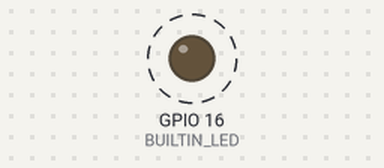
Bench run of a sketch on a simulated ESP8266 (NodeMCU). Shown: output pins drawn as LEDs (lit = HIGH). Dashed ring = blinking. Random numbers use the default seed unless the sketch sets one; what the sketch prints to the serial monitor is not drawn.

Above: at 5.5 s.
Timing chart, 0 to 9.7 s (numbered marks = the images above):
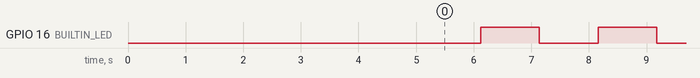

Measured:
- by itself, GPIO 16 (BUILTIN_LED): alternates HIGH for 1.0 s and LOW for 1.0 s

The sketch:

improbinator.ino
```cpp
// (licence header left out)
#include <ESP8266WiFi.h>

extern "C" {
#include "user_interface.h"
}

#define BUILTIN_LED 16
#define USE_SERIAL Serial

/* ======================================================================== */
uint8_t phones[] = {
  0x00, 0x1E, 0x52, // Apple
  0x00, 0x1F, 0xF3, // Apple
  0x00, 0x24, 0x36, // Apple
  0x00, 0x26, 0xBB, // Apple
  0x00, 0x37, 0x6D, // Samsung
  0x02, 0x15, 0x99, // Samsung
  0x02, 0x1A, 0x11, // HTC
  0x04, 0xF7, 0xE4, // Apple
  0x08, 0x63, 0x61, // Huawei
  0x0C, 0x96, 0xBF, // Huawei
  0x10, 0x9A, 0xDD, // Apple
  0x10, 0xC6, 0x1F, // Huawei
  0x18, 0x87, 0x96, // HTC
  0x1C, 0xB0, 0x94, // HTC
  0x20, 0x02, 0xAF, // Samsung
  0x20, 0x64, 0x32, // Samsung
  0x20, 0xC9, 0xD0, // Apple
  0x24, 0xDB, 0xAC, // Huawei
  0x28, 0x37, 0x37, // Apple
  0x28, 0x3C, 0xE4, // Huawei
  0x28, 0xCF, 0xDA, // Apple
  0x2C, 0x26, 0xC5, // ZTE
  0x30, 0xF7, 0xC5, // Apple
  0x32, 0xCD, 0xA7, // Samsung
  0x34, 0x6B, 0xD3, // Huawei
  0x34, 0xCD, 0xBE, // Huawei
  0x34, 0xE0, 0xCF, // ZTE
  0x38, 0xAA, 0x3C, // Samsung
  0x3C, 0x47, 0x11, // Huawei
  0x40, 0x4D, 0x8E, // Huawei
  0x40, 0xB3, 0x95, // Apple
  0x40, 0xCB, 0xA8, // Huawei
  0x40, 0xF3, 0x08, // Samsung
  0x48, 0x28, 0x2F, // ZTE
  0x4C, 0x54, 0x99, // Huawei
  0x4C, 0x8B, 0xEF, // Huawei
  0x50, 0x9F, 0x27, // Huawei
  0x50, 0xCC, 0xF8, // Samsung
  0x54, 0x72, 0x4F, // Apple
  0x54, 0xE4, 0x3A, // Apple
  0x58, 0x1F, 0xAA, // Apple
  0x5C, 0x0A, 0x5B, // Samsung
  0x5C, 0x0E, 0x8B, // Motorola
  0x5C, 0x7D, 0x5E, // Huawei
  0x5C, 0x96, 0x9D, // Apple
  0x5C, 0xF8, 0xA1, // Samsung
  0x60, 0x33, 0x4B, // Apple
  0x68, 0xA8, 0x6D, // Apple
  0x6C, 0x70, 0x9F, // Apple
  0x6C, 0x8B, 0x2F, // ZTE
  0x70, 0x56, 0x81, // Apple
  0x70, 0x73, 0xCB, // Apple
  0x78, 0xD6, 0xF0, // Samsung
  0x7C, 0x61, 0x93, // HTC
  0x7C, 0xD1, 0xC3, // Apple
  0x80, 0xEA, 0x96, // Apple
  0x84, 0x38, 0x38, // Samsung
  0x84, 0x74, 0x2A, // ZTE
  0x88, 0x1F, 0xA1, // Apple
  0x88, 0x30, 0x8A, // Samsung
  0x88, 0x32, 0x9B, // Samsung
  0x88, 0x53, 0xD4, // Huawei
  0x90, 0x18, 0x7C, // Samsung
  0x90, 0x21, 0x55, // HTC
  0x90, 0x72, 0x40, // Apple
  0x90, 0x84, 0x0D, // Apple
  0x90, 0xB9, 0x31, // Apple
  0x98, 0x0C, 0x82, // Samsung
  0x9C, 0xA9, 0xE4, // ZTE
  0xA0, 0x0B, 0xBA, // Samsung
  0xA4, 0xC3, 0x61, // Apple
  0xA8, 0xA6, 0x68, // ZTE
  0xAC, 0xCF, 0x5C, // Apple
  0xAC, 0xE2, 0x15, // Huawei
  0xAC, 0xE8, 0x7B, // Huawei
  0xB0, 0x5B, 0x67, // Huawei
  0xB4, 0xC7, 0x99, // Motorola
  0xB8, 0x8D, 0x12, // Apple
  0xB8, 0xC7, 0x5D, // Apple
  0xB8, 0xE8, 0x56, // Apple
  0xBC, 0x25, 0xE0, // Huawei
  0xC8, 0x51, 0x95, // Huawei
  0xC8, 0xD1, 0x5E, // Huawei
  0xCC, 0x3A, 0x61, // Samsung
  0xCC, 0x7B, 0x35, // ZTE
  0xD0, 0x22, 0xBE, // Samsung
  0xD0, 0x2D, 0xB3, // Huawei
  0xD4, 0x20, 0x6D, // HTC
  0xD4, 0x6E, 0x5C, // Huawei
  0xD8, 0x9E, 0x3F, // Apple
  0xE0, 0xF8, 0x47, // Apple
  0xE4, 0xCE, 0x8F, // Apple
  0xE8, 0x08, 0x8B, // Huawei
  0xE8, 0x50, 0x8B, // Samsung
  0xE8, 0x99, 0xC4, // HTC
  0xF0, 0x25, 0xB7, // Samsung
  0xF0, 0xD1, 0xA9, // Apple
  0xF0, 0xF6, 0x1C, // Apple
  0xF8, 0x3D, 0xFF, // Huawei
  0xF8, 0xDB, 0x7F  // HTC
};
/* ======================================================================== */
uint8_t accesspoints[] = {
  0x00, 0x01, 0x38, // XAVi Technologies Corp.
  0x00, 0x03, 0x52, // Colubris Networks
  0x00, 0x11, 0x95, // D-Link
  0x00, 0x13, 0x46, // D-Link
  0x00, 0x16, 0xA6, // Dovado
  0x00, 0x18, 0x4D, // Netgear
  0x00, 0x19, 0x5B, // D-Link
  0x00, 0x19, 0xCB, // Zyxel
  0x00, 0x1A, 0x1E, // Aruba Networks
  0x00, 0x1B, 0x2F, // Netgear
  0x00, 0x1C, 0xF0, // D-Link
  0x00, 0x1D, 0xA1, // Cisco
  0x00, 0x1E, 0x2A, // Netgear
  0x00, 0x1F, 0x33, // Netgear
  0x00, 0x1F, 0x9F, // Thomson
  0x00, 0x22, 0x07, // Inteno
  0x00, 0x22, 0x3F, // Netgear
  0x00, 0x22, 0x56, // Cisco
  0x00, 0x24, 0x01, // D-Link
  0x00, 0x24, 0x6C, // Aruba Networks
  0x00, 0x24, 0x8C, // ASUSTek Computer Inc.
  0x00, 0x25, 0x45, // Cisco
  0x00, 0x26, 0x44, // Thomson
  0x00, 0x26, 0x5A, // D-Link
  0x00, 0x3A, 0x98, // Cisco
  0x00, 0x3A, 0x99, // Cisco
  0x00, 0x8E, 0xF2, // Netgear
  0x04, 0xA1, 0x51, // Netgear
  0x06, 0x27, 0x22, // Ubiquiti Networks
  0x08, 0x60, 0x6E, // ASUSTek Computer Inc.
  0x08, 0x76, 0xFF, // Thomson
  0x0A, 0x18, 0xD6, // Ubiquiti Networks
  0x0C, 0x85, 0x25, // Cisco
  0x0C, 0xD9, 0x96, // Cisco
  0x10, 0x0D, 0x7F, // Netgear
  0x1C, 0x6A, 0x7A, // Cisco
  0x1C, 0xAA, 0x07, // Cisco
  0x1C, 0xE6, 0xC7, // Cisco
  0x20, 0x0C, 0xC8, // Netgear
  0x20, 0x4E, 0x7F, // Netgear
  0x20, 0xE5, 0x2A, // Netgear
  0x24, 0x01, 0xC7, // Cisco
  0x24, 0xDE, 0xC6, // Aruba Networks
  0x28, 0xC6, 0x8E, // Netgear
  0x2C, 0x5D, 0x93, // Ruckus Wireless
  0x2C, 0xB0, 0x5D, // Netgear
  0x2C, 0xE6, 0xCC, // Ruckus Wireless
  0x30, 0x46, 0x9A, // Netgear
  0x30, 0x91, 0x8F, // Technicolor USA Inc.
  0x34, 0xA8, 0x4E, // Cisco
  0x40, 0x4A, 0x03, // Zyxel
  0x44, 0x94, 0xFC, // Netgear
  0x4C, 0x60, 0xDE, // Netgear
  0x54, 0x67, 0x51, // Compal Broadband Networks, Inc.
  0x58, 0x98, 0x35, // Technicolor USA Inc.
  0x58, 0xF3, 0x9C, // Cisco
  0x5C, 0x35, 0x3B, // Compal Broadband Networks, Inc.
  0x5C, 0x50, 0x15, // Cisco
  0x64, 0xA0, 0xE7, // Cisco
  0x6C, 0xB0, 0xCE, // Netgear
  0x6C, 0xF3, 0x7F, // Aruba Networks
  0x70, 0x10, 0x5C, // Cisco
  0x70, 0x71, 0xBC, // Pegatron
  0x74, 0x44, 0x01, // Netgear
  0x78, 0xBA, 0xF9, // Cisco
  0x80, 0x37, 0x73, // Netgear
  0x84, 0x1B, 0x5E, // Netgear
  0x84, 0x78, 0xAC, // Cisco
  0x9C, 0x97, 0x26, // Technicolor USA Inc.
  0x9C, 0xD3, 0x6D, // Netgear
  0xA0, 0x21, 0xB7, // Netgear
  0xA0, 0x63, 0x91, // Netgear
  0xA4, 0x0C, 0xC3, // Cisco
  0xA4, 0x18, 0x75, // Cisco
  0xA4, 0x2B, 0x8C, // Netgear
  0xA4, 0x56, 0x30, // Cisco
  0xA4, 0xB1, 0xE9, // Technicolor USA Inc.
  0xB0, 0xB2, 0xDC, // Zyxel
  0xB8, 0x62, 0x1F, // Cisco
  0xBC, 0xEE, 0x7B, // ASUSTek Computer Inc.
  0xC0, 0x25, 0x5C, // Cisco
  0xC0, 0x3F, 0x0E, // Netgear
  0xC0, 0x7B, 0xBC, // Cisco
  0xC4, 0x01, 0x7C, // Ruckus Wireless
  0xC4, 0x04, 0x15, // Netgear
  0xC4, 0x3D, 0xC7, // Netgear
  0xC4, 0xEA, 0x1D, // Technicolor USA Inc.
  0xC6, 0xEA, 0x1D, // Technicolor USA Inc.
  0xC8, 0x6C, 0x87, // Zyxel
  0xC8, 0xBE, 0x19, // D-Link
  0xC8, 0xD3, 0xA3, // D-Link
  0xD0, 0x57, 0x4C, // Cisco
  0xD8, 0x50, 0xE6, // ASUSTek Computer Inc.
  0xD8, 0xC7, 0xC8, // Aruba Networks
  0xDC, 0x53, 0x7C, // Compal Broadband Networks, Inc.
  0xE0, 0x3F, 0x49, // ASUSTek Computer Inc.
  0xE0, 0x69, 0x95, // Pegatron
  0xE0, 0x91, 0xF5, // Netgear
  0xF4, 0x4E, 0x05, // Cisco
  0xF4, 0xCF, 0xE2, // Cisco
};
/* ======================================================================== */
char* ssids[] = {
  "ASUS",
  "All Station Guests",
  "BUTIKEXTVIDEO",
  "DOVADO",
  "GIGABYTE",
  "Glocalnet Wireless",
  "Guest",
  "Guestnet",
  "H&M Free WiFi",
  "ICA - Gratis Wifi",
  "IKEA WiFi",
  "Linksys",
  "Mobile",
  "NETGEAR",
  "Net99",
  "Pressbyran",
  "QuickNetFree",
  "Radisson_Guest",
  "RoverRabbit",
  "SEB Corporate",
  "SEB Guest",
  "SEB Internet",
  "SJ",
  "SJ-Guest",
  "Swedbank Guest",
  "TP-LINK",
  "Telia wifi",
  "Telia wifi1x",
  "Telia-testsignal-bg",
  "VOICE",
  "Vasteras Stad Guest Net",
  "WLAN Zone - The Cloud",
  "WirelessICC",
  "WirelessMobile",
  "arosnet",
  "belkin54g",
  "d-link",
  "default",
  "dlink",
  "edu_internet",
  "eduroam",
  "espressohouse",
  "guest_net",
  "homerun",
  "homerun1x",
  "mobile net",
  "mycloud",
  "scandic_easy",
  "service",
  "skynet",
  "wireless",
  "zyxel"
};
/* ======================================================================== */
// Probe Request packet buffer
uint8_t probereq[128] = {
  /* 00 */  0x40,                               /* Management Frame - Probe Request */
  /* 01 */  0x00,                               /* Frame Control Field #2 - always ZERO */
  /* 02 */  0x00, 0x00,                         /* Duration - always ZERO */
  /* 04 */  0xff, 0xff, 0xff, 0xff, 0xff, 0xff, /* Destination address */
  /* 0a */  0x00, 0x00, 0x00, 0x00, 0x00, 0x00, /* Source address */
  /* 10 */  0xff, 0xff, 0xff, 0xff, 0xff, 0xff, /* Broadcast */
  /* 16 */  0x90, 0x00,                         /* Sequence control - no fragment */
  /* 18 */  0x00, 0x0f,
  /* 1a */  0x41, 0x41, 0x41, 0x41, 0x41, 0x41, 0x41, 0x41, 0x41, 0x41, 0x41, 0x41, 0x41, 0x41, 0x41,
  /* 28 */  0x01, 0x04,
  /* 2a */  0x82,                               /* Basic rate - 1.0Mbit/s */
  /* 2c */  0x84,                               /* Basic rate - 2.0Mbit/s */
  /* 2d */  0x8b,                               /* Basic rate - 5.5Mbit/s */
  /* 2e */  0x96                                /* Basic rate - 11Mbit/s  */
};

/* ======================================================================== */
uint8_t clientBuffer[] = {

  /*
     0x00 - 0x2e is Probe Request frame payload
     0x2f - Spare byte
  */

  /* 00 */
  0x00, 0x00, 0x00, 0x00, 0x00, 0x00, 0x00, 0x00, 0x00, 0x00, 0x00, 0x00, 0x00, 0x00, 0x00, 0x00,
  0x00, 0x00, 0x00, 0x00, 0x00, 0x00, 0x00, 0x00, 0x00, 0x00, 0x00, 0x00, 0x00, 0x00, 0x00, 0x00,
  0x00, 0x00, 0x00, 0x00, 0x00, 0x00, 0x00, 0x00, 0x00, 0x00, 0x00, 0x00, 0x00, 0x00, 0x00, 0x00,

  /* 01 */
  0x00, 0x00, 0x00, 0x00, 0x00, 0x00, 0x00, 0x00, 0x00, 0x00, 0x00, 0x00, 0x00, 0x00, 0x00, 0x00,
  0x00, 0x00, 0x00, 0x00, 0x00, 0x00, 0x00, 0x00, 0x00, 0x00, 0x00, 0x00, 0x00, 0x00, 0x00, 0x00,
  0x00, 0x00, 0x00, 0x00, 0x00, 0x00, 0x00, 0x00, 0x00, 0x00, 0x00, 0x00, 0x00, 0x00, 0x00, 0x00,

  /* 02 */
  0x00, 0x00, 0x00, 0x00, 0x00, 0x00, 0x00, 0x00, 0x00, 0x00, 0x00, 0x00, 0x00, 0x00, 0x00, 0x00,
  0x00, 0x00, 0x00, 0x00, 0x00, 0x00, 0x00, 0x00, 0x00, 0x00, 0x00, 0x00, 0x00, 0x00, 0x00, 0x00,
  0x00, 0x00, 0x00, 0x00, 0x00, 0x00, 0x00, 0x00, 0x00, 0x00, 0x00, 0x00, 0x00, 0x00, 0x00, 0x00,

  /* 03 */
  0x00, 0x00, 0x00, 0x00, 0x00, 0x00, 0x00, 0x00, 0x00, 0x00, 0x00, 0x00, 0x00, 0x00, 0x00, 0x00,
  0x00, 0x00, 0x00, 0x00, 0x00, 0x00, 0x00, 0x00, 0x00, 0x00, 0x00, 0x00, 0x00, 0x00, 0x00, 0x00,
  0x00, 0x00, 0x00, 0x00, 0x00, 0x00, 0x00, 0x00, 0x00, 0x00, 0x00, 0x00, 0x00, 0x00, 0x00, 0x00,

  /* 04 */
  0x00, 0x00, 0x00, 0x00, 0x00, 0x00, 0x00, 0x00, 0x00, 0x00, 0x00, 0x00, 0x00, 0x00, 0x00, 0x00,
  0x00, 0x00, 0x00, 0x00, 0x00, 0x00, 0x00, 0x00, 0x00, 0x00, 0x00, 0x00, 0x00, 0x00, 0x00, 0x00,
  0x00, 0x00, 0x00, 0x00, 0x00, 0x00, 0x00, 0x00, 0x00, 0x00, 0x00, 0x00, 0x00, 0x00, 0x00, 0x00,

  /* 05 */
  0x00, 0x00, 0x00, 0x00, 0x00, 0x00, 0x00, 0x00, 0x00, 0x00, 0x00, 0x00, 0x00, 0x00, 0x00, 0x00,
  0x00, 0x00, 0x00, 0x00, 0x00, 0x00, 0x00, 0x00, 0x00, 0x00, 0x00, 0x00, 0x00, 0x00, 0x00, 0x00,
  0x00, 0x00, 0x00, 0x00, 0x00, 0x00, 0x00, 0x00, 0x00, 0x00, 0x00, 0x00, 0x00, 0x00, 0x00, 0x00,

  /* 06 */
  0x00, 0x00, 0x00, 0x00, 0x00, 0x00, 0x00, 0x00, 0x00, 0x00, 0x00, 0x00, 0x00, 0x00, 0x00, 0x00,
  0x00, 0x00, 0x00, 0x00, 0x00, 0x00, 0x00, 0x00, 0x00, 0x00, 0x00, 0x00, 0x00, 0x00, 0x00, 0x00,
  0x00, 0x00, 0x00, 0x00, 0x00, 0x00, 0x00, 0x00, 0x00, 0x00, 0x00, 0x00, 0x00, 0x00, 0x00, 0x00,

  /* 07 */
  0x00, 0x00, 0x00, 0x00, 0x00, 0x00, 0x00, 0x00, 0x00, 0x00, 0x00, 0x00, 0x00, 0x00, 0x00, 0x00,
  0x00, 0x00, 0x00, 0x00, 0x00, 0x00, 0x00, 0x00, 0x00, 0x00, 0x00, 0x00, 0x00, 0x00, 0x00, 0x00,
  0x00, 0x00, 0x00, 0x00, 0x00, 0x00, 0x00, 0x00, 0x00, 0x00, 0x00, 0x00, 0x00, 0x00, 0x00, 0x00


};
/* ======================================================================== */
uint8_t clientBufferIndex[] = {
  /*
     As many elements as buffer slots

     0x00 - Empty/free slot
     non-zero - Occupied slot

  */
  0x00, 0x00, 0x00, 0x00, 0x00, 0x00, 0x00, 0x00
};

/* ======================================================================== */
uint8_t packet[] = {
  0x00, 0x00, 0x00, 0x00, 0x00, 0x00, 0x00, 0x00, 0x00, 0x00, 0x00, 0x00, 0x00, 0x00, 0x00, 0x00,
  0x00, 0x00, 0x00, 0x00, 0x00, 0x00, 0x00, 0x00, 0x00, 0x00, 0x00, 0x00, 0x00, 0x00, 0x00, 0x00,
  0x00, 0x00, 0x00, 0x00, 0x00, 0x00, 0x00, 0x00, 0x00, 0x00, 0x00, 0x00, 0x00, 0x00, 0x00
};
/* ======================================================================== */
int flipflop = 0;

void setup() {
  USE_SERIAL.begin(115200);
  for (uint8_t t = 5; t > 0; t--) {
    USE_SERIAL.printf("[SETUP] WAIT %d...\n", t);
    USE_SERIAL.flush();
    delay(1000);
  }

  /* Define BUILTIN_LED */
  pinMode(BUILTIN_LED, OUTPUT);

  /* Set Wifi operation mode */
  wifi_set_opmode(STATION_MODE);
  wifi_promiscuous_enable(1);

  Serial.println("Ready!");
}
/* ======================================================================== */
void loop() {
  unsigned int i;
  unsigned int slotIndex;
  unsigned int prf;
  unsigned int oui_idx;
  unsigned int p;
  unsigned int channel;

  /* TODO:

    clientBufferIndex[0]
      always stuck on ZERO causing Prepare portion of the code to be
      run on each iteration, packet will not be sent as trigger is TTL != 0

    Destination MAC
      Decide between broadcast FF:FF:FF:FF:FF:FF or a faked OUI + random 3 bytes

    SSID
      Currently 'AAAAAAAAAAAAAAA' but should be triggered on Destination MAC,
      where otherwise a fake SSID string should be copied into the frame.
      Might need adjustment and adaption to SSID length.

    Capability bytes
      Check captured packets and imitate/mimic the capabilities as we want
      to look __exactly__ like random smartphones.
  */


  /* TTL timing for buffer entries */
  for (i = 0; i <= (sizeof(clientBufferIndex) - 0x01); i = i + 0x01) {
    Serial.printf("Slot %d has TTL %d seconds\n", i, clientBufferIndex[i]);
    if (clientBufferIndex[i] != 0x00) {
      clientBufferIndex[i] = (clientBufferIndex[i] - 0x01);
    }
  }

  /* Prepare new faked client into buffer */
  for (i = 0x00; i <= (sizeof(clientBufferIndex) - 0x01); i = i + 0x01) {
    if (clientBufferIndex[i] == 0x00) {
      Serial.printf("START Prepare slot %d\n", i);

      /* Set a random TTL */
      clientBufferIndex[i] = random(0x0f, 0x5a);
      Serial.printf("\tTTL for slot %d set to %d\n", i, clientBufferIndex[i]);

      slotIndex = (i * 0x30);
      Serial.printf("\tSlot %d has offset 0x%4X\n", i, slotIndex);

      /* Copy template into buffer */
      for (prf = 0; prf <= 0x2f; prf = prf + 0x01) {
        clientBuffer[slotIndex + prf] = probereq[prf];
      }

      /* Set randomized OUI + 3 random bytes as source address */
      oui_idx = (random(0, sizeof(phones)) * 0x03);
      for (p = 0x00; p <= 0x03; p = p + 1) {
        clientBuffer[(slotIndex + 0x0a) + p] = phones[oui_idx + p];
      }
      for (p = 0x00; p <= 0x03; p = p + 1) {
        clientBuffer[(slotIndex + 0x0d) + p] = random(0x00, 0xff);
      }

      char tmpBuf[17];
      sprintf(
        tmpBuf,
        "%02X:%02X:%02X:%02X:%02X:%02X",
        clientBuffer[(slotIndex + 0x0a) + 0],
        clientBuffer[(slotIndex + 0x0a) + 1],
        clientBuffer[(slotIndex + 0x0a) + 2],
        clientBuffer[(slotIndex + 0x0a) + 3],
        clientBuffer[(slotIndex + 0x0a) + 4],
        clientBuffer[(slotIndex + 0x0a) + 5]
      );

      Serial.printf("\tSource MAC: %s\n", tmpBuf);


      /* Copy randomized SSID to buffer */

      /* Adjust buffer for SSID length */

      /* Fiddle with speed capabilities */

      Serial.printf("END Prepare slot %d\n", i);
    }
  }

  /* Send frames */
  for (i = 0; i <= (sizeof(clientBufferIndex) - 0x01); i = i + 0x01) {
    if (clientBufferIndex[i] != 0x00) {
      slotIndex = (i * 0x30);

      /* Copy buffer slot to packet */
      for (prf = 0; prf <= 0x2f; prf = prf + 0x01) {
        packet[prf] = clientBuffer[(slotIndex) + prf];
      }

      /* Randomize channel */
      channel = random(0x01, 0x0e);
      wifi_set_channel(channel);

      /* Broadcast broadcast broadcast! */
      for (p = 0; p <= 0x02; p = p + 1) {
        wifi_send_pkt_freedom(packet, 0x2f, 0);
      }
    }

  }

  Serial.println("====================================================================");

  /* Flipflop the blue LED to indicate activity */
  if (flipflop == 0x00) {
    digitalWrite(BUILTIN_LED, LOW);
    flipflop = 0x01;
  } else {
    digitalWrite(BUILTIN_LED, HIGH);
    flipflop = 0x00;
  }

  delay(0x3e8);
}
```
